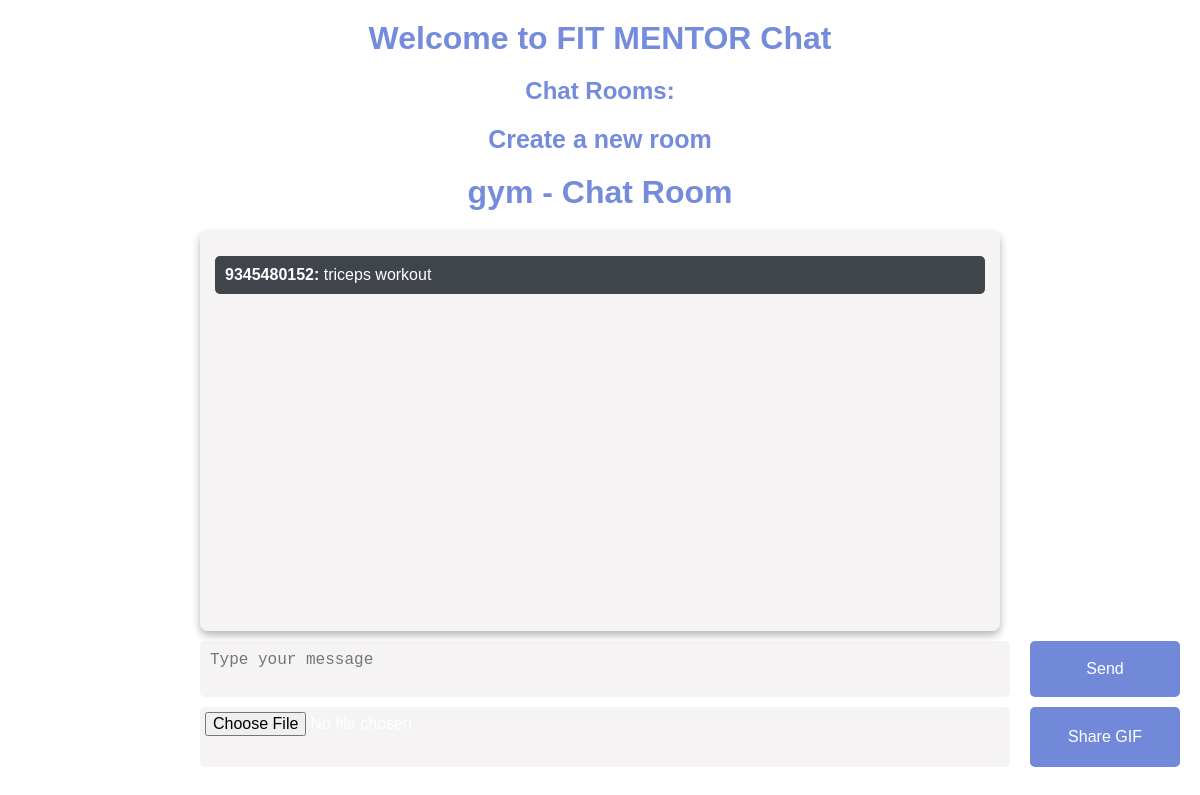
The app's page /chat/gym/ (signed in) with its own data.
### GymApp/models.py (models this page shows, shortened)
class Room(models.Model):
    name = models.CharField(max_length=255)
    trainer = models.ForeignKey(User, on_delete=models.CASCADE, null=True, blank=True)

class Message(models.Model):
    room = models.ForeignKey(Room, related_name="messages", on_delete=models.CASCADE)
    user = models.ForeignKey(User, on_delete=models.CASCADE)
    content = models.TextField()
    timestamp = models.DateTimeField(default=now)

### GymApp/views.py (the view, shortened to what this page needs)
# urls.py: path('chat/<str:room_name>/', views.chatRoom, name='chatroom'),
@login_required
def chatRoom(request, room_name):
    room, created = Room.objects.get_or_create(name=room_name)
    messages = room.messages.all().order_by('timestamp')
    return render(request, 'chatroom.html', {
        'room': room,
        'messages': messages
    })

### templates/chatroom.html (shortened to what this page needs)
{% load static %}
<!DOCTYPE html>
<html lang="en">
<head>
</head>
<body>
    <h1>Welcome to FIT MENTOR Chat</h1>
    <h2>Chat Rooms:</h2>
    <a class="rr" href="{% url 'createroom' %}"> Create a new room</a>
    <h1>{{ room.name }} - Chat Room</h1>
    <div id="messages">
        {% for message in messages %}
            <p><strong>{{ message.user.username }}:</strong> {{ message.content }}</p>
        {% endfor %}
    </div>
    <form method="POST">
        <textarea name="message" placeholder="Type your message"></textarea>
        <button type="submit">Send</button>
    </form>
    <form method="POST" enctype="multipart/form-data">
        <input type="file" name="gif" accept="image/gif" />
        <button type="submit">Share GIF</button>
    </form>
</body>
</html>

### records on screen
Room: name "gym"
Message: user.username "9345480152", content "triceps workout"
